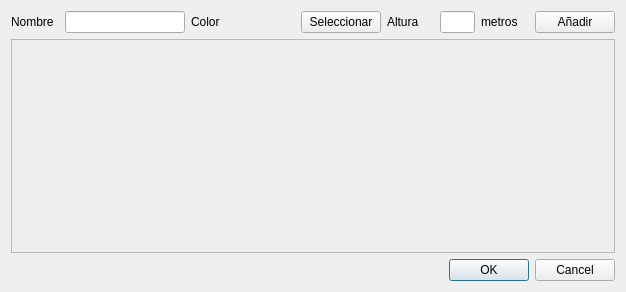
<?xml version="1.0" encoding="UTF-8"?>
<ui version="4.0">
 <class>LineasAlturaDialog</class>
 <widget class="QDialog" name="LineasAlturaDialog">
  <property name="windowModality">
   <enum>Qt::WindowModal</enum>
  </property>
  <property name="geometry">
   <rect>
    <x>0</x>
    <y>0</y>
    <width>626</width>
    <height>292</height>
   </rect>
  </property>
  <property name="sizePolicy">
   <sizepolicy hsizetype="Fixed" vsizetype="Fixed">
    <horstretch>0</horstretch>
    <verstretch>0</verstretch>
   </sizepolicy>
  </property>
  <property name="minimumSize">
   <size>
    <width>626</width>
    <height>292</height>
   </size>
  </property>
  <property name="maximumSize">
   <size>
    <width>50000</width>
    <height>50000</height>
   </size>
  </property>
  <property name="windowTitle">
   <string>Gestión de lineas de altura</string>
  </property>
  <property name="windowIcon">
   <iconset resource="recursos.qrc">
    <normaloff>:/iconos/images/iconowp_Zzk_icon.ico</normaloff>:/iconos/images/iconowp_Zzk_icon.ico</iconset>
  </property>
  <layout class="QVBoxLayout" name="verticalLayout">
   <item>
    <layout class="QVBoxLayout" name="contenidoVerticalLayout">
     <item>
      <layout class="QHBoxLayout" name="horizontalLayout_2">
       <item>
        <widget class="QLabel" name="nombreLabel">
         <property name="text">
          <string>Nombre</string>
         </property>
        </widget>
       </item>
       <item>
        <widget class="QLineEdit" name="nombreLineaEdit">
         <property name="minimumSize">
          <size>
           <width>120</width>
           <height>0</height>
          </size>
         </property>
         <property name="maximumSize">
          <size>
           <width>120</width>
           <height>16777215</height>
          </size>
         </property>
        </widget>
       </item>
       <item>
        <widget class="QLabel" name="colorLabel_2">
         <property name="text">
          <string>Color</string>
         </property>
        </widget>
       </item>
       <item>
        <widget class="QLabel" name="colorLabel">
         <property name="minimumSize">
          <size>
           <width>50</width>
           <height>0</height>
          </size>
         </property>
         <property name="maximumSize">
          <size>
           <width>50</width>
           <height>16777215</height>
          </size>
         </property>
         <property name="text">
          <string/>
         </property>
        </widget>
       </item>
       <item>
        <widget class="QPushButton" name="seleccionarColorBoton">
         <property name="maximumSize">
          <size>
           <width>100</width>
           <height>16777215</height>
          </size>
         </property>
         <property name="text">
          <string>Seleccionar</string>
         </property>
        </widget>
       </item>
       <item>
        <widget class="QLabel" name="alturaLabel">
         <property name="text">
          <string>Altura</string>
         </property>
        </widget>
       </item>
       <item>
        <widget class="QLineEdit" name="alturaEdit">
         <property name="minimumSize">
          <size>
           <width>35</width>
           <height>0</height>
          </size>
         </property>
         <property name="maximumSize">
          <size>
           <width>35</width>
           <height>16777215</height>
          </size>
         </property>
        </widget>
       </item>
       <item>
        <widget class="QLabel" name="metrosLabel">
         <property name="text">
          <string>metros</string>
         </property>
        </widget>
       </item>
       <item>
        <widget class="QPushButton" name="addBoton">
         <property name="text">
          <string>Añadir</string>
         </property>
        </widget>
       </item>
      </layout>
     </item>
     <item>
      <widget class="QScrollArea" name="scrollArea">
       <property name="widgetResizable">
        <bool>true</bool>
       </property>
       <widget class="QWidget" name="scrollAreaWidgetContents">
        <property name="geometry">
         <rect>
          <x>0</x>
          <y>0</y>
          <width>604</width>
          <height>210</height>
         </rect>
        </property>
        <layout class="QVBoxLayout" name="verticalLayout_2">
         <item>
          <layout class="QVBoxLayout" name="widgetsVerticalLayout">
           <item>
            <spacer name="verticalSpacer">
             <property name="orientation">
              <enum>Qt::Vertical</enum>
             </property>
             <property name="sizeHint" stdset="0">
              <size>
               <width>20</width>
               <height>40</height>
              </size>
             </property>
            </spacer>
           </item>
          </layout>
         </item>
        </layout>
       </widget>
      </widget>
     </item>
    </layout>
   </item>
   <item>
    <widget class="QDialogButtonBox" name="botonera">
     <property name="orientation">
      <enum>Qt::Horizontal</enum>
     </property>
     <property name="standardButtons">
      <set>QDialogButtonBox::Cancel|QDialogButtonBox::Ok</set>
     </property>
    </widget>
   </item>
  </layout>
 </widget>
 <resources>
  <include location="recursos.qrc"/>
 </resources>
 <connections>
  <connection>
   <sender>botonera</sender>
   <signal>accepted()</signal>
   <receiver>LineasAlturaDialog</receiver>
   <slot>accept()</slot>
   <hints>
    <hint type="sourcelabel">
     <x>248</x>
     <y>254</y>
    </hint>
    <hint type="destinationlabel">
     <x>157</x>
     <y>274</y>
    </hint>
   </hints>
  </connection>
  <connection>
   <sender>botonera</sender>
   <signal>rejected()</signal>
   <receiver>LineasAlturaDialog</receiver>
   <slot>reject()</slot>
   <hints>
    <hint type="sourcelabel">
     <x>316</x>
     <y>260</y>
    </hint>
    <hint type="destinationlabel">
     <x>286</x>
     <y>274</y>
    </hint>
   </hints>
  </connection>
 </connections>
</ui>
